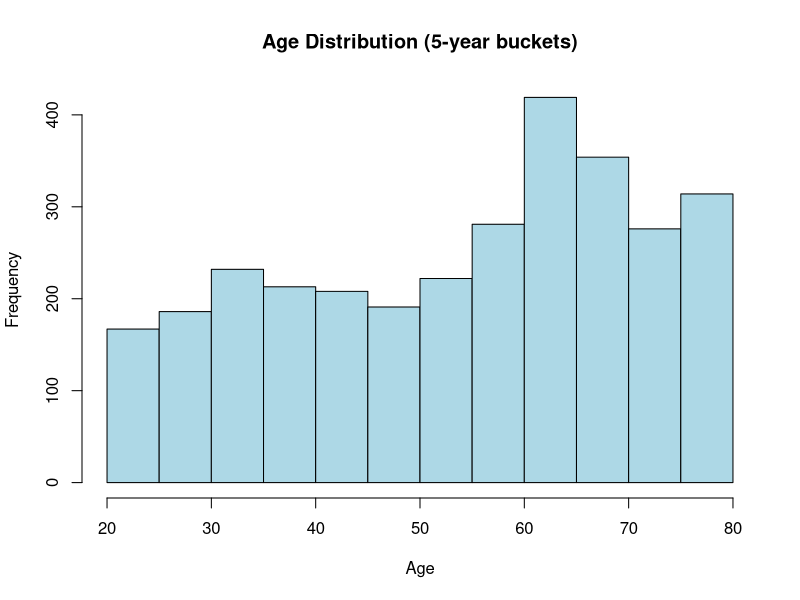
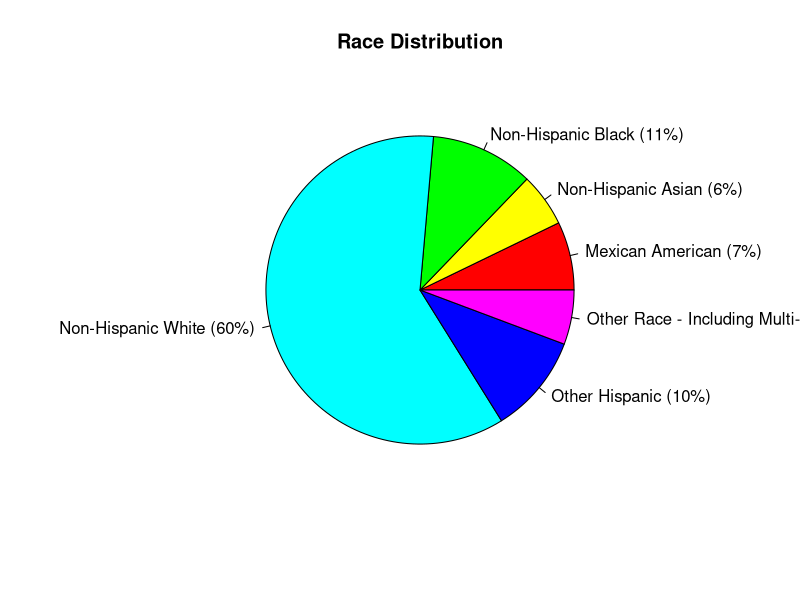
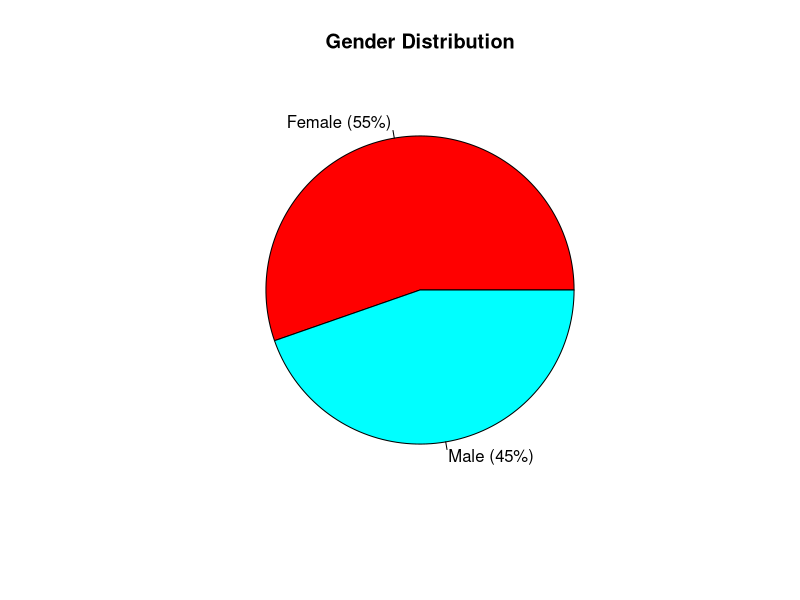
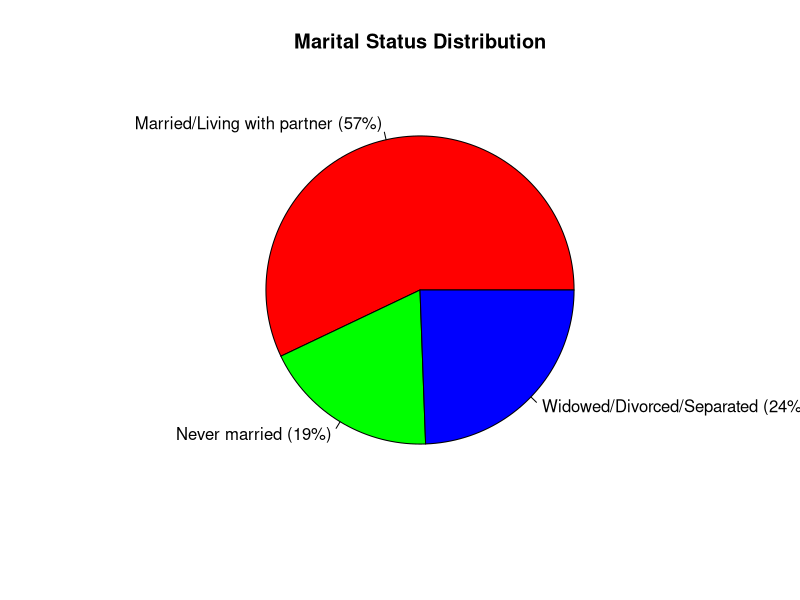
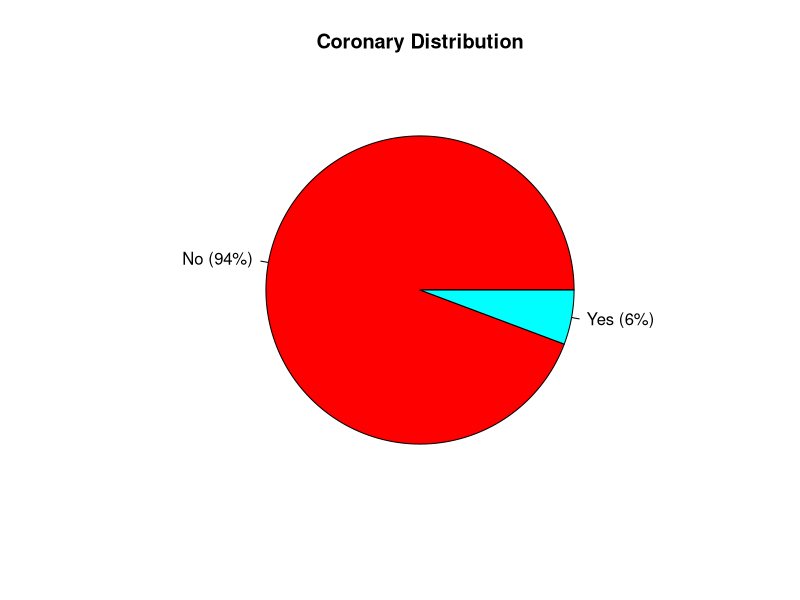

The R script that drew these images, in order:
data = read.csv("cleaned_data.csv")
head(data)

# pie chart 

# ----------histogram for age ----------------
hist(
  data$age,
  breaks = seq(floor(min(data$age, na.rm = TRUE)),
               ceiling(max(data$age, na.rm = TRUE)),
               by = 5),
  main = "Age Distribution (5-year buckets)",
  xlab = "Age",
  col = "lightblue",
  border = "black"
)


# ----------race pie chart----------------
race_labels <- c(
  "1" = "Mexican American",
  "2" = "Other Hispanic",
  "3" = "Non-Hispanic White",
  "4" = "Non-Hispanic Black",
  "6" = "Non-Hispanic Asian",
  "7" = "Other Race - Including Multi-Racial"
)

race_counts <- table(race_labels[as.character(data$race)])
colors <- rainbow(length(race_counts))

# compute percentages
pct <- round(race_counts / sum(race_counts) * 100)

# create label strings: "Label (xx%)"
pie_labels <- paste0(names(race_counts), " (", pct, "%)")

pie(
  race_counts,
  labels = pie_labels,
  main = "Race Distribution",
  col = colors
)

# ----------gender pie chart----------------
# Gender labels
gender_labels <- c(
  "1" = "Male",
  "2" = "Female"
)

# Count
gender_counts <- table(gender_labels[as.character(data$gender)])

# Colors
colors <- rainbow(length(gender_counts))

# Percentages
gender_pct <- round(gender_counts / sum(gender_counts) * 100)

# Labels with percentages
gender_lbl <- paste0(names(gender_counts), " (", gender_pct, "%)")

# Draw pie
pie(
  gender_counts,
  labels = gender_lbl,
  main = "Gender Distribution",
  col = colors
)

# ----------marital pie chart----------------

# Marital labels
marital_labels <- c(
  "1"  = "Married/Living with partner",
  "2"  = "Widowed/Divorced/Separated",
  "3"  = "Never married"
)

# Count
marital_counts <- table(marital_labels[as.character(data$marital)])

# Colors
colors <- rainbow(length(marital_counts))

# Percentages
marital_pct <- round(marital_counts / sum(marital_counts) * 100)

# Labels with percentages
marital_lbl <- paste0(names(marital_counts), " (", marital_pct, "%)")

# Draw pie
pie(
  marital_counts,
  labels = marital_lbl,
  main = "Marital Status Distribution",
  col = colors
)

# --------pie chart for coronary disease----------

# Coronary labels (valid responses only)
coronary_labels <- c(
  "1" = "Yes",
  "2" = "No"
)

# Count
coronary_counts <- table(coronary_labels[as.character(data$coronary)])

# Colors
colors <- rainbow(length(coronary_counts))

# Percentages
pct <- round(coronary_counts / sum(coronary_counts) * 100)

# Combined labels: "Yes (xx%)"
coronary_lbl <- paste0(names(coronary_counts), " (", pct, "%)")

# Draw pie chart
pie(
  coronary_counts,
  labels = coronary_lbl,
  main = "Coronary Distribution",
  col = colors
)
